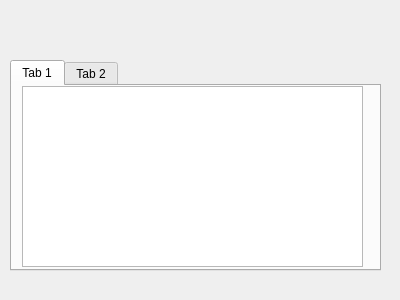
<?xml version="1.0" encoding="UTF-8"?>
<ui version="4.0">
 <class>WaveDataDialog</class>
 <widget class="QDialog" name="WaveDataDialog">
  <property name="geometry">
   <rect>
    <x>0</x>
    <y>0</y>
    <width>400</width>
    <height>300</height>
   </rect>
  </property>
  <property name="windowTitle">
   <string>Dialog</string>
  </property>
  <widget class="QTabWidget" name="tabWidget">
   <property name="geometry">
    <rect>
     <x>10</x>
     <y>60</y>
     <width>371</width>
     <height>211</height>
    </rect>
   </property>
   <property name="currentIndex">
    <number>0</number>
   </property>
   <widget class="QWidget" name="tab">
    <attribute name="title">
     <string>Tab 1</string>
    </attribute>
    <widget class="QTextBrowser" name="textBrowser">
     <property name="geometry">
      <rect>
       <x>10</x>
       <y>0</y>
       <width>341</width>
       <height>181</height>
      </rect>
     </property>
    </widget>
   </widget>
   <widget class="QWidget" name="tab_2">
    <attribute name="title">
     <string>Tab 2</string>
    </attribute>
    <widget class="QTableView" name="tableView">
     <property name="geometry">
      <rect>
       <x>10</x>
       <y>0</y>
       <width>331</width>
       <height>181</height>
      </rect>
     </property>
    </widget>
   </widget>
  </widget>
  <widget class="QLabel" name="filePathLabel">
   <property name="geometry">
    <rect>
     <x>20</x>
     <y>10</y>
     <width>251</width>
     <height>16</height>
    </rect>
   </property>
   <property name="text">
    <string/>
   </property>
  </widget>
 </widget>
 <resources/>
 <connections/>
</ui>
